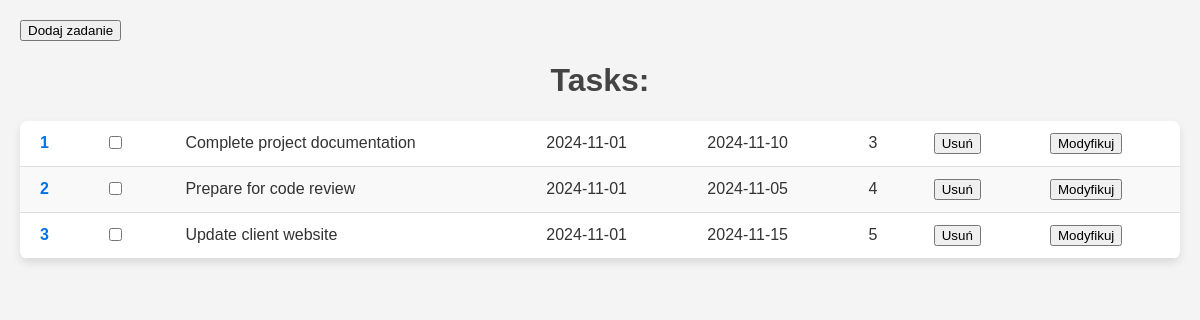
The page / on the database its author committed.
### tables this page shows
CREATE TABLE tasks (    task_id INTEGER PRIMARY KEY AUTOINCREMENT,    description TEXT NOT NULL,    creation_date DATE DEFAULT (DATE('now')),    deadline_date DATE,    priority INTEGER CHECK(priority BETWEEN 1 AND 5),    completed BOOLEAN DEFAULT 0);

### app/Controllers/taskController.php (called while the page is built, shortened)
<?php
class TaskController {
    private $taskModel;
    public function __construct($model) {
        $this->taskModel = $model;
    }
    public function index() {
        $rows = $this->taskModel->getAllTasks();
        include realpath(__DIR__ . '/../Views/taskView.php');
    }
}
?>

### app/Models/taskModel.php (called while the page is built, shortened)
<?php
class TaskModel {
    private $db;
    public function __construct($db) {
        $this->db = $db;
    }
    public function getAllTasks() {
        $query = "SELECT * FROM tasks";
        $result = $this->db->query($query);
        $allRows = [];
        while ($row = $result->fetchArray(SQLITE3_ASSOC)) {
            $allRows[] = $row;
        }
        return $allRows;
    }
}
?>

### app/Views/taskView.php (the view, shortened to what this page needs)
<form method="post">
    <input type="submit" name="addTaskButton" value="Dodaj zadanie"/>
</form>
<?php $rowNumber = 1 ?>
<h1>Tasks: </h1>
<?php if (!empty($rows)): ?>
    <table>
    <?php foreach($rows as $row): ?>
        <tr>
            <td><?php echo $rowNumber++; ?></td>
            <td><input type="checkbox" name="completed"></td>
            <td><?php echo htmlspecialchars($row['description']); ?></td>
            <td><?php echo htmlspecialchars($row['creation_date']); ?></td>
            <td><?php echo htmlspecialchars($row['deadline_date']); ?></td>
            <td><?php echo htmlspecialchars($row['priority']); ?></td>
            <td>
                <form method="post" action="">
                    <input type="submit" name="deleteTaskButton" value="Usuń">
                </form>
            </td>
            <td>
                <form method="post" action="">
                    <input type="submit" name="modifyTaskButton" value="Modyfikuj">
                </form>
            </td>
        </tr>
    <?php endforeach; ?>
    </table>
<?php else: ?>
    <li>Ni ma taskow. :c</li>
<?php endif; ?>

### index.php (shortened to what this page needs)
<!DOCTYPE html>
<html lang="en">
<head>
</head>
<body>
    <?php
        require_once realpath( __DIR__ . '/app/Models/taskModel.php');
        require_once realpath( __DIR__ . '/app/Controllers/taskController.php');
        $db = new SQLite3(DB_PATH);
        $taskModel = new TaskModel($db);
        $taskController = new TaskController($taskModel);
        if (isset($_POST['deleteTaskButton'])) {
            $taskController->deleteTask($_POST['taskId']);
        } elseif (isset($_POST['addTaskButton']) || isset($_POST['addData'])) {
            $taskController->addForm();
        } else {
            $taskController->index();
        }
    ?>
</body>
</html>

### index.php (style rules this page uses)
body { font-family: Arial, sans-serif; background-color: #f4f4f4; color: #333; margin: 0; padding: 20px; }
h1 { text-align: center; color: #444; }
table { width: 100%; max-width: 1200px; margin: 20px auto; border-collapse: collapse; background-color: #fff; border-radius: 8px; overflow: hidden; box-shadow: 0 4px 8px rgba(0, 0, 0, 0.1); }
th, td { padding: 12px 20px; text-align: left; border-bottom: 1px solid #ddd; }
tr:nth-child(even) { background-color: #f9f9f9; }
td:first-child { font-weight: bold; color: #0073e6; }

### rows shown on the page
tasks: description "Complete project documentation", creation_date "2024-11-01", deadline_date "2024-11-10", priority "3"
tasks: description "Prepare for code review", creation_date "2024-11-01", deadline_date "2024-11-05", priority "4"
tasks: description "Update client website", creation_date "2024-11-01", deadline_date "2024-11-15", priority "5"
